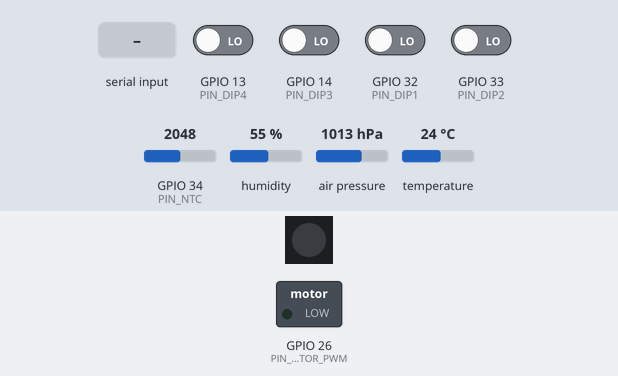
The sketch below on a simulated ESP32. Parts: 1 RGB LEDs in strip order, left to right, switched loads named in the sketch (green lamp = pin HIGH). The inputs (shaded band) are chosen by the test bench; at power-on: GPIO 13 (PIN_DIP4), GPIO 14 (PIN_DIP3), GPIO 32 (PIN_DIP1), GPIO 33 (PIN_DIP2) LOW, GPIO 34 (PIN_NTC) = 2048, humidity 55 %, air pressure 1013 hPa, temperature 24 °C (analog values on the 0–4095 scale). The strip is taken to match the declared colour order; the local clock reads 2024-03-15 10:24:30 at power-on unless the sketch sets it; storage starts empty; pins used as bus, display or sensor lines are not drawn; what the sketch prints to the serial monitor is not drawn.

Above: at 13.9 s.
14.0 s: "90,45\n" received over Serial
At 14.9 s:
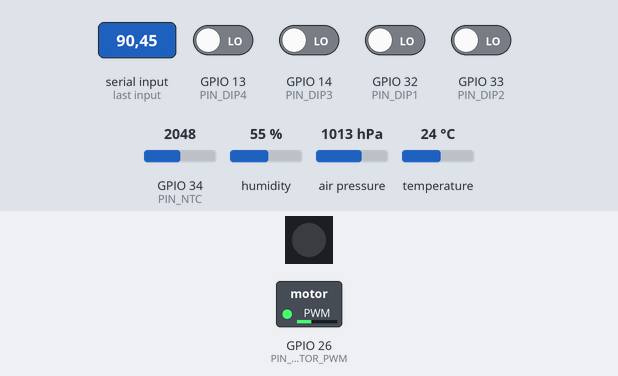
15.8 s: "200\n" received over Serial
At 17.0 s:
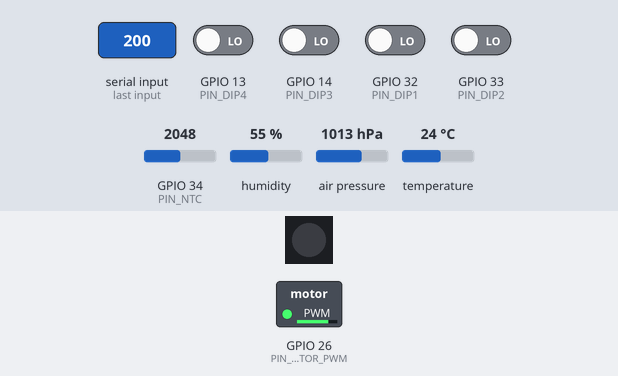
20.5 s: GPIO 34 (PIN_NTC) set to 2679
22.0 s: GPIO 34 (PIN_NTC) set to 2789
24.5 s: "30,150\n" received over Serial
At 26.5 s:
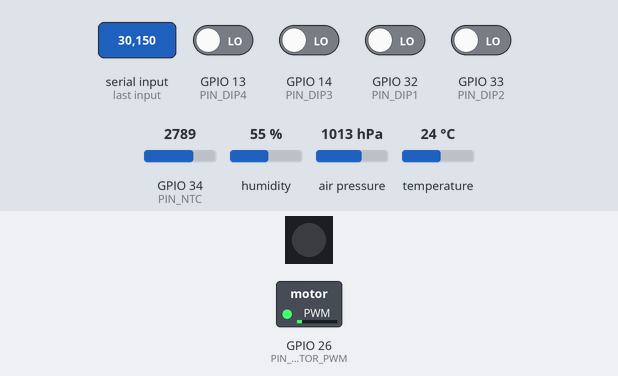
Timing chart, 0 to 28.0 s (numbered marks = the images above; inputs shaded):
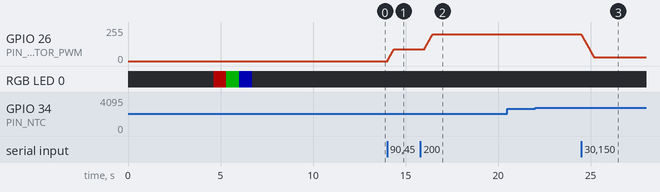

Measured:
- after the input at 14.0 s, GPIO 26 (PIN_MOTOR_PWM): moves from 0/255 to 90/255 over 0.35 s, starting at once
- after the input at 15.8 s, GPIO 26 (PIN_MOTOR_PWM): moves from 90/255 to 199/255 over 0.43 s, starting after 0.23 s
- after the input at 20.5 s, every drawn part: stays the same
- after the input at 22.0 s, every drawn part: stays the same
- after the input at 24.5 s, GPIO 26 (PIN_MOTOR_PWM): moves from 199/255 to 30/255 over 0.67 s, starting at once

The sketch:

DronFull.ino
```cpp
/*
 * ============================================================
 *  EOLO DRON — Demo Secuencial  v5.2
 * ============================================================
 *  Plataforma : ESP32 WROOM32D
 *
 *  Cambios v5.1 respecto a v5:
 *   - PIN_SD_CS     : 25 → 5   (ajuste hardware usuario)
 *   - AFM07_ADDR    : 0x01 → 0x02
 *   - AFM07_BAUD    : 9600 → 4800
 *   - MOTOR_MAX_LEDC: 212 → 255 (sin threshold para pruebas)
 *   - VIN_Motor     : 6V → 7.4V (cálculo V_avg actualizado)
 *   - setMotorDuty(): ahora rampa lenta para evitar brownout
 *       Sube/baja de a MOTOR_RAMP_STEP cada MOTOR_RAMP_DELAY_MS
 *       0→255: ~1 segundo. Ajustar defines según necesidad.
 *
 *  Circuito SI2300 (low-side, lógica directa):
 *   7.4V ─── Motor (+) / Motor (−) ─── Drain SI2300
 *   GPIO26 ─[1kΩ]── Gate
 *          └─[100kΩ]─ GND  (pull-down boot seguro)
 *   Source ─── GND
 *
 *  Circuito NTC (hardware pendiente):
 *   3.3V ── NTC(10kΩ@25°C) ── GPIO34 ── R(10kΩ) ── GND
 * ============================================================
 */

#include <Wire.h>
#include <SPI.h>
#include <SD.h>
#include <Adafruit_NeoPixel.h>
#include <RTClib.h>
#include <Adafruit_BME280.h>
#include <math.h>

// ── Pines ────────────────────────────────────────────────────
#define PIN_SDA          21
#define PIN_SCL          22
#define PIN_DIP1         32
#define PIN_DIP2         33
#define PIN_DIP3         14
#define PIN_DIP4         13
#define PIN_SD_CS         5    // ← usuario
#define PIN_NEO          27
#define NEO_COUNT         1
#define PIN_RS485_RX     16
#define PIN_RS485_TX     17
#define PIN_RS485_DERE    4
#define PIN_MOTOR_PWM    26
#define PIN_NTC          34

// ── Motor ────────────────────────────────────────────────────
#define MOTOR_PWM_CH         0
#define MOTOR_PWM_FREQ   20000
#define MOTOR_PWM_RES        8
#define MOTOR_MAX_LEDC     255    // Sin threshold — ajustar si es necesario
#define MOTOR_VIN          7.4F  // ← usuario: VIN del riel del motor
#define MOTOR_RAMP_STEP      2   // Pasos LEDC por incremento de rampa
#define MOTOR_RAMP_DELAY_MS  8   // ms entre pasos (0→255 ≈ 1 segundo)

// ── AFM07 ────────────────────────────────────────────────────
#define AFM07_ADDR       0x02   // ← usuario
#define AFM07_BAUD       4800   // ← usuario

// ── NTC ──────────────────────────────────────────────────────
#define NTC_R_FIXED     10000.0F
#define NTC_R25         10000.0F
#define NTC_BETA         3950.0F
#define NTC_T25           298.15F

// ── Estado interactivo ───────────────────────────────────────
int      g_motorLEDC  = 0;
int      g_motorInput = 0;
uint32_t g_lastLectura = 0;

// ── Objetos ──────────────────────────────────────────────────
Adafruit_NeoPixel neopixel(NEO_COUNT, PIN_NEO, NEO_RGB + NEO_KHZ800);
RTC_DS3231 rtc;
Adafruit_BME280 bme;

// ============================================================
//  UTILIDADES
// ============================================================
void printHeader(const char* t) {
    Serial.println(F("\n╔══════════════════════════════════════════╗"));
    Serial.print(  F("║  ")); Serial.print(t);
    Serial.println(F("\n╚══════════════════════════════════════════╝"));
}

uint16_t crc16Modbus(const uint8_t* d, uint8_t len) {
    uint16_t crc = 0xFFFF;
    for (uint8_t i = 0; i < len; i++) {
        crc ^= d[i];
        for (uint8_t j = 0; j < 8; j++)
            crc = (crc & 1) ? (crc >> 1) ^ 0xA001 : crc >> 1;
    }
    return crc;
}

// Rampa lenta de g_motorLEDC → target para evitar brownout
void setMotorDuty(int target) {
    target = constrain(target, 0, MOTOR_MAX_LEDC);
    g_motorInput = target;

    if (target == g_motorLEDC) return;

    Serial.printf("\n  Rampa: %d → %d  (%.2fV → %.2fV)\n",
        g_motorLEDC, target,
        MOTOR_VIN * g_motorLEDC / 255.0F,
        MOTOR_VIN * target       / 255.0F);

    int step = (target > g_motorLEDC) ? MOTOR_RAMP_STEP : -MOTOR_RAMP_STEP;

    while (g_motorLEDC != target) {
        g_motorLEDC += step;
        // No pasar el objetivo
        if (step > 0 && g_motorLEDC > target) g_motorLEDC = target;
        if (step < 0 && g_motorLEDC < target) g_motorLEDC = target;

        ledcWrite(MOTOR_PWM_CH, g_motorLEDC);
        delay(MOTOR_RAMP_DELAY_MS);
    }

    Serial.printf("  ✓ LEDC=%d  V_avg≈%.2fV\n",
        g_motorLEDC, MOTOR_VIN * g_motorLEDC / 255.0F);
    Serial.println(F("  Input | LEDC | V_motor | Flujo(L/m) | NTC(°C) | BME(°C) | RTC(°C)"));
    Serial.println(F("  ------|------|---------|------------|---------|---------|--------"));
}

// ============================================================
//  AFM07 — Modbus RTU
// ============================================================
float afm07_leerFlujo() {
    while (Serial2.available()) Serial2.read();
    uint8_t t[8] = { AFM07_ADDR, 0x03, 0x00, 0x00, 0x00, 0x01, 0, 0 };
    uint16_t crc = crc16Modbus(t, 6);
    t[6] = crc & 0xFF; t[7] = crc >> 8;

    digitalWrite(PIN_RS485_DERE, HIGH);
    delayMicroseconds(500);
    Serial2.write(t, 8); Serial2.flush();
    delayMicroseconds(500);
    digitalWrite(PIN_RS485_DERE, LOW);

    uint32_t t0 = millis();
    while (Serial2.available() < 7 && millis() - t0 < 300) delay(1);
    if (Serial2.available() < 7) return -1.0F;

    uint8_t r[7];
    for (int i = 0; i < 7; i++) r[i] = Serial2.read();
    if (crc16Modbus(r, 5) != (r[5] | (uint16_t)r[6] << 8)) return -2.0F;
    return ((uint16_t)(r[3] << 8) | r[4]) / 100.0F;
}

// ============================================================
//  NTC — Beta equation
// ============================================================
float leerNTC() {
    int raw = analogRead(PIN_NTC);
    if (raw <= 10 || raw >= 4085) return -99.0F;
    float v    = raw * 3.3F / 4095.0F;
    // NTC en lado GND: V = 3.3 * R_NTC / (R_fija + R_NTC)
    // R_NTC = R_fija * V / (3.3 - V)
    float rNTC = NTC_R_FIXED * v / (3.3F - v);
    float tK   = 1.0F / (1.0F / NTC_T25 + logf(rNTC / NTC_R25) / NTC_BETA);
    return tK - 273.15F;
}

// ============================================================
//  DEMOS 1-9
// ============================================================
void demo_scanI2C() {
    printHeader("1. SCANNER I2C");
    uint8_t found = 0;
    for (uint8_t a = 1; a < 127; a++) {
        Wire.beginTransmission(a);
        if (Wire.endTransmission() == 0) {
            Serial.printf("  0x%02X", a);
            if (a==0x68||a==0x69) Serial.print("  ← DS3231 RTC");
            if (a==0x76||a==0x77) Serial.print("  ← BME280");
            if (a==0x57)          Serial.print("  ← DS3231 EEPROM");
            Serial.println(); found++;
        }
        delay(5);
    }
    if (!found) Serial.println("  ⚠  Ningún dispositivo.");
    else        Serial.printf("\n  Total: %d\n", found);
}

void demo_dipSwitch() {
    printHeader("2. DIP SWITCH");
    const int pins[4] = {PIN_DIP1, PIN_DIP2, PIN_DIP3, PIN_DIP4};
    uint8_t v = 0;
    Serial.print("  [ ");
    for (int i = 0; i < 4; i++) {
        bool on = (digitalRead(pins[i]) == LOW);
        if (on) v |= (1 << i);
        Serial.printf("SW%d:%s ", i+1, on ? "ON " : "OFF");
    }
    Serial.printf("]  dec=%d  bin=0b%d%d%d%d\n",
        v, (v>>3)&1, (v>>2)&1, (v>>1)&1, v&1);
}

void demo_sdInfo() {
    printHeader("3. TARJETA SD — CARACTERÍSTICAS");
    if (!SD.begin(PIN_SD_CS)) { Serial.println("  ✗ SD no inicializada."); return; }
    const char* tp[] = {"NONE","MMC","SDSC","SDHC/SDXC","UNKNOWN"};
    uint8_t t = SD.cardType();
    Serial.printf("  Tipo:      %s\n",   t<=4?tp[t]:tp[4]);
    Serial.printf("  Capacidad: %llu MB\n", SD.cardSize()  / (1024ULL*1024));
    Serial.printf("  Usado:     %llu MB\n", SD.usedBytes() / (1024ULL*1024));
}

void listarArchivos(File dir, uint8_t n) {
    while (true) {
        File f = dir.openNextFile(); if (!f) break;
        for (uint8_t i = 0; i < n; i++) Serial.print("    ");
        if (f.isDirectory()) {
            Serial.printf("[DIR]  %s\n", f.name());
            if (n < 2) listarArchivos(f, n+1);
        } else {
            Serial.printf("[FILE] %-28s  %8u B\n", f.name(), (uint32_t)f.size());
        }
        f.close();
    }
}

void demo_sdListar() {
    printHeader("4. TARJETA SD — ARCHIVOS");
    if (!SD.begin(PIN_SD_CS)) { Serial.println("  ✗ SD no disponible."); return; }
    File r = SD.open("/"); if (!r) return;
    listarArchivos(r, 0); r.close();
}

void demo_neopixel() {
    printHeader("5. NEOPIXEL WS2812B");
    struct { const char* n; uint8_t r,g,b; } c[] = {
        {"Rojo",255,0,0},{"Verde",0,255,0},{"Azul",0,0,255},{"Apagado",0,0,0}
    };
    for (auto& x : c) {
        Serial.printf("  → %s\n", x.n);
        neopixel.setPixelColor(0, neopixel.Color(x.r, x.g, x.b));
        neopixel.show(); delay(700);
    }
}

void demo_rtc() {
    printHeader("6. RTC DS3231");
    if (!rtc.begin(&Wire)) { Serial.println("  ✗ DS3231 no encontrado."); return; }
    if (rtc.lostPower()) {
        Serial.println("  ⚠  Ajustando con hora de compilación...");
        rtc.adjust(DateTime(F(__DATE__), F(__TIME__)));
    }
    DateTime now = rtc.now();
    const char* d[] = {"Dom","Lun","Mar","Mie","Jue","Vie","Sab"};
    Serial.printf("  Fecha:    %s %04d-%02d-%02d\n",
        d[now.dayOfTheWeek()], now.year(), now.month(), now.day());
    Serial.printf("  Hora:     %02d:%02d:%02d\n",
        now.hour(), now.minute(), now.second());
    Serial.printf("  Temp RTC: %.2f °C\n", rtc.getTemperature());
}

void demo_bme280() {
    printHeader("7. SENSOR BME280");
    if (!bme.begin(0x76) && !bme.begin(0x77)) {
        Serial.println("  ✗ BME280 no encontrado."); return;
    }
    Serial.printf("  Temperatura:  %.2f °C\n",  bme.readTemperature());
    Serial.printf("  Humedad:      %.2f %%\n",  bme.readHumidity());
    Serial.printf("  Presión:      %.2f hPa\n", bme.readPressure() / 100.0F);
    Serial.printf("  Altitud est.: %.1f m\n",   bme.readAltitude(1013.25F));
}

void demo_afm07() {
    printHeader("8. SENSOR DE FLUJO AFM07 (RS485 Modbus RTU)");
    Serial.printf("  Slave: 0x%02X  |  Baud: %d  |  8N1\n", AFM07_ADDR, AFM07_BAUD);
    for (int i = 1; i <= 3; i++) {
        float f = afm07_leerFlujo();
        Serial.printf("  Lectura #%d: ", i);
        if      (f == -1.0F) Serial.println("TIMEOUT");
        else if (f == -2.0F) Serial.println("ERROR CRC");
        else                 Serial.printf("%.1f L/min\n", f);
        delay(200);
    }
}

void demo_ntc() {
    printHeader("9. NTC TERMISTOR MF52HT10K");
    Serial.println(F("  Circuito: 3.3V─R(10k)─GPIO34─NTC(10k@25°C)─GND"));
    Serial.println(F("  Beta: 3950 | R25: 10kΩ\n"));
    for (int i = 1; i <= 5; i++) {
        int   raw = analogRead(PIN_NTC);
        float v   = raw * 3.3F / 4095.0F;
        float t   = leerNTC();
        Serial.printf("  Muestra #%d: ADC=%4d  V=%.3fV  ", i, raw, v);
        if (t == -99.0F) {
            Serial.println("⚠  NTC no conectado o cortocircuito");
        } else {
            float rNTC = NTC_R_FIXED * v / (3.3F - v);
            Serial.printf("R=%.0fΩ  T=%.1f°C\n", rNTC, t);
        }
        delay(300);
    }
}

// ============================================================
//  MODO INTERACTIVO
// ============================================================
void imprimirAyuda() {
    Serial.println(F("\n════════════════════════════════════════════════════════════════════════"));
    Serial.println(F("  MODO INTERACTIVO — Motor + Flujo + Temperaturas"));
    Serial.println(F("════════════════════════════════════════════════════════════════════════"));
    Serial.println(F("  Envía un entero (0-255) por Serial:"));
    Serial.printf ("    0   → motor PARADO  (0.00V)\n");
    Serial.printf ("    255 → motor FULL    (%.2fV)\n", MOTOR_VIN);
    Serial.printf ("  Rampa: paso=%d, delay=%dms → 0→255 ≈ %.0fms\n",
        MOTOR_RAMP_STEP, MOTOR_RAMP_DELAY_MS,
        (255.0F / MOTOR_RAMP_STEP) * MOTOR_RAMP_DELAY_MS);
    Serial.println(F("════════════════════════════════════════════════════════════════════════\n"));
    Serial.println(F("  Input | LEDC | V_motor | Flujo(L/m) | NTC(°C) | BME(°C) | RTC(°C)"));
    Serial.println(F("  ------|------|---------|------------|---------|---------|--------"));
}

void procesarSerialInput() {
    if (!Serial.available()) return;
    String s = Serial.readStringUntil('\n');
    s.trim();
    if (s.length() == 0) return;
    int val = constrain(s.toInt(), 0, 255);
    setMotorDuty(val);  // Incluye rampa y reimprime encabezado
}

void leerYMostrar() {
    if (millis() - g_lastLectura < 1000) return;
    g_lastLectura = millis();

    float flujo    = afm07_leerFlujo();
    float ntcTemp  = leerNTC();
    float bmeTemp  = bme.readTemperature();
    float rtcTemp  = rtc.getTemperature();
    float vMotor   = MOTOR_VIN * g_motorLEDC / 255.0F;

    // Input | LEDC | V_motor
    Serial.printf("  %5d | %4d | %5.2fV  | ",
        g_motorInput, g_motorLEDC, vMotor);

    // Flujo
    if      (flujo == -1.0F) Serial.print("  TIMEOUT   | ");
    else if (flujo == -2.0F) Serial.print(" ERROR CRC  | ");
    else                     Serial.printf("   %6.2f   | ", flujo);

    // NTC
    if (ntcTemp == -99.0F)   Serial.print("  n/c    | ");
    else                     Serial.printf("  %5.1f  | ", ntcTemp);

    // BME280
    Serial.printf("  %5.1f  | ", bmeTemp);

    // RTC
    Serial.printf("  %5.1f\n", rtcTemp);
}

// ============================================================
//  SETUP
// ============================================================
void setup() {
    Serial.begin(115200);
    delay(1500);

    Serial.println(F("\n╔══════════════════════════════════════════╗"));
    Serial.println(F("║   EOLO DRON — Demo Secuencial v5.2      ║"));
    Serial.println(F("╚══════════════════════════════════════════╝"));

    pinMode(PIN_MOTOR_PWM, OUTPUT);
    digitalWrite(PIN_MOTOR_PWM, LOW);   // Motor parado en boot

    Wire.begin(PIN_SDA, PIN_SCL);

    pinMode(PIN_DIP1, INPUT); pinMode(PIN_DIP2, INPUT);
    pinMode(PIN_DIP3, INPUT); pinMode(PIN_DIP4, INPUT);

    neopixel.begin(); neopixel.setBrightness(60);
    neopixel.clear(); neopixel.show();

    pinMode(PIN_RS485_DERE, OUTPUT);
    digitalWrite(PIN_RS485_DERE, LOW);
    Serial2.begin(AFM07_BAUD, SERIAL_8N1, PIN_RS485_RX, PIN_RS485_TX);

    pinMode(PIN_NTC, INPUT);

    ledcSetup(MOTOR_PWM_CH, MOTOR_PWM_FREQ, MOTOR_PWM_RES);
    ledcAttachPin(PIN_MOTOR_PWM, MOTOR_PWM_CH);
    ledcWrite(MOTOR_PWM_CH, 0);

    analogReadResolution(12);
    delay(500);

    demo_scanI2C();     delay(600);
    demo_dipSwitch();   delay(400);
    demo_sdInfo();      delay(400);
    demo_sdListar();    delay(400);
    demo_neopixel();    delay(500);
    demo_rtc();         delay(400);
    demo_bme280();      delay(400);
    demo_afm07();       delay(400);
    demo_ntc();         delay(400);

    imprimirAyuda();
    g_lastLectura = millis();
}

// ============================================================
//  LOOP
// ============================================================
void loop() {
    procesarSerialInput();
    leerYMostrar();
}
```
